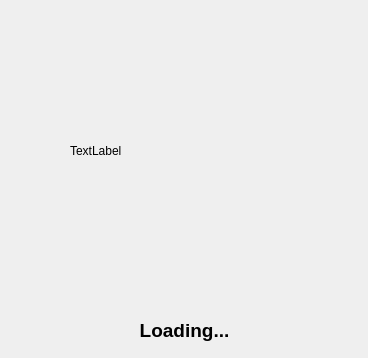
<?xml version="1.0" encoding="UTF-8"?>
<ui version="4.0">
 <class>Dialog</class>
 <widget class="QDialog" name="Dialog">
  <property name="geometry">
   <rect>
    <x>0</x>
    <y>0</y>
    <width>368</width>
    <height>358</height>
   </rect>
  </property>
  <property name="windowTitle">
   <string>Dialog</string>
  </property>
  <widget class="QLabel" name="label">
   <property name="geometry">
    <rect>
     <x>70</x>
     <y>50</y>
     <width>221</width>
     <height>201</height>
    </rect>
   </property>
   <property name="text">
    <string>TextLabel</string>
   </property>
  </widget>
  <widget class="QLabel" name="label_2">
   <property name="geometry">
    <rect>
     <x>4</x>
     <y>305</y>
     <width>361</width>
     <height>51</height>
    </rect>
   </property>
   <property name="font">
    <font>
     <family>MS Sans Serif</family>
     <pointsize>14</pointsize>
     <weight>75</weight>
     <bold>true</bold>
    </font>
   </property>
   <property name="text">
    <string>Loading...</string>
   </property>
   <property name="alignment">
    <set>Qt::AlignCenter</set>
   </property>
  </widget>
 </widget>
 <resources/>
 <connections/>
</ui>
